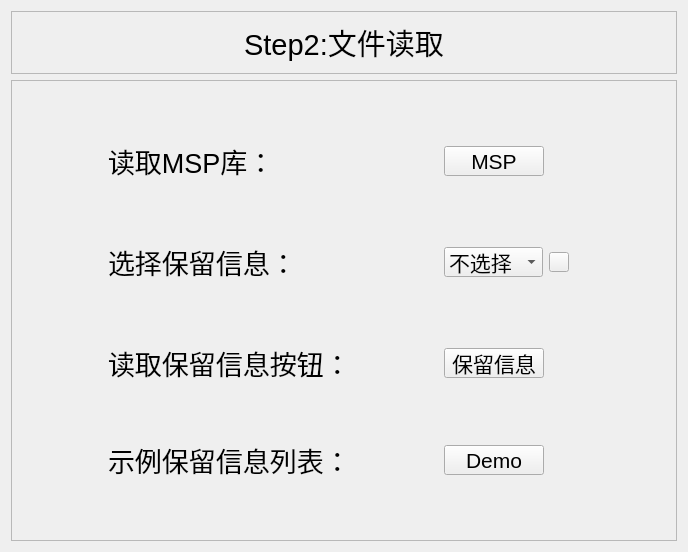
<?xml version="1.0" encoding="UTF-8"?>
<ui version="4.0">
 <class>Form</class>
 <widget class="QWidget" name="Form">
  <property name="geometry">
   <rect>
    <x>0</x>
    <y>0</y>
    <width>688</width>
    <height>552</height>
   </rect>
  </property>
  <property name="windowTitle">
   <string>Form</string>
  </property>
  <layout class="QGridLayout" name="gridLayout_2" rowstretch="1,10">
   <item row="0" column="0">
    <widget class="QFrame" name="frame">
     <property name="frameShape">
      <enum>QFrame::StyledPanel</enum>
     </property>
     <property name="frameShadow">
      <enum>QFrame::Raised</enum>
     </property>
     <layout class="QHBoxLayout" name="horizontalLayout">
      <item>
       <widget class="QLabel" name="label">
        <property name="sizePolicy">
         <sizepolicy hsizetype="Maximum" vsizetype="Preferred">
          <horstretch>0</horstretch>
          <verstretch>0</verstretch>
         </sizepolicy>
        </property>
        <property name="font">
         <font>
          <pointsize>22</pointsize>
          <weight>50</weight>
          <italic>false</italic>
          <bold>false</bold>
         </font>
        </property>
        <property name="styleSheet">
         <string notr="true">font: 22pt;</string>
        </property>
        <property name="text">
         <string>Step2:文件读取</string>
        </property>
       </widget>
      </item>
     </layout>
    </widget>
   </item>
   <item row="1" column="0">
    <widget class="QFrame" name="frame_2">
     <property name="frameShape">
      <enum>QFrame::StyledPanel</enum>
     </property>
     <property name="frameShadow">
      <enum>QFrame::Raised</enum>
     </property>
     <layout class="QGridLayout" name="gridLayout">
      <item row="0" column="0">
       <widget class="QLabel" name="label_3">
        <property name="sizePolicy">
         <sizepolicy hsizetype="Maximum" vsizetype="Preferred">
          <horstretch>0</horstretch>
          <verstretch>0</verstretch>
         </sizepolicy>
        </property>
        <property name="minimumSize">
         <size>
          <width>0</width>
          <height>0</height>
         </size>
        </property>
        <property name="maximumSize">
         <size>
          <width>16777215</width>
          <height>16777215</height>
         </size>
        </property>
        <property name="font">
         <font>
          <pointsize>20</pointsize>
          <weight>50</weight>
          <italic>false</italic>
          <bold>false</bold>
         </font>
        </property>
        <property name="styleSheet">
         <string notr="true">font: 20pt;</string>
        </property>
        <property name="text">
         <string>读取MSP库：</string>
        </property>
       </widget>
      </item>
      <item row="0" column="1">
       <widget class="QPushButton" name="pushButton">
        <property name="minimumSize">
         <size>
          <width>50</width>
          <height>30</height>
         </size>
        </property>
        <property name="maximumSize">
         <size>
          <width>100</width>
          <height>30</height>
         </size>
        </property>
        <property name="font">
         <font>
          <pointsize>16</pointsize>
          <weight>50</weight>
          <italic>false</italic>
          <bold>false</bold>
         </font>
        </property>
        <property name="styleSheet">
         <string notr="true">font: 16pt;</string>
        </property>
        <property name="text">
         <string>MSP</string>
        </property>
       </widget>
      </item>
      <item row="1" column="0">
       <widget class="QLabel" name="label_2">
        <property name="sizePolicy">
         <sizepolicy hsizetype="Maximum" vsizetype="Preferred">
          <horstretch>0</horstretch>
          <verstretch>0</verstretch>
         </sizepolicy>
        </property>
        <property name="minimumSize">
         <size>
          <width>0</width>
          <height>30</height>
         </size>
        </property>
        <property name="maximumSize">
         <size>
          <width>16777215</width>
          <height>30</height>
         </size>
        </property>
        <property name="font">
         <font>
          <pointsize>20</pointsize>
          <weight>50</weight>
          <italic>false</italic>
          <bold>false</bold>
         </font>
        </property>
        <property name="styleSheet">
         <string notr="true">font: 20pt;</string>
        </property>
        <property name="text">
         <string>选择保留信息：</string>
        </property>
       </widget>
      </item>
      <item row="1" column="1">
       <widget class="QWidget" name="widget" native="true">
        <layout class="QHBoxLayout" name="horizontalLayout_2">
         <property name="leftMargin">
          <number>0</number>
         </property>
         <item>
          <widget class="QComboBox" name="comboBox">
           <property name="minimumSize">
            <size>
             <width>50</width>
             <height>30</height>
            </size>
           </property>
           <property name="maximumSize">
            <size>
             <width>100</width>
             <height>30</height>
            </size>
           </property>
           <property name="font">
            <font>
             <pointsize>16</pointsize>
             <weight>50</weight>
             <italic>false</italic>
             <bold>false</bold>
            </font>
           </property>
           <property name="styleSheet">
            <string notr="true">font: 16pt;</string>
           </property>
           <property name="sizeAdjustPolicy">
            <enum>QComboBox::AdjustToContentsOnFirstShow</enum>
           </property>
           <property name="placeholderText">
            <string extracomment="1"/>
           </property>
           <item>
            <property name="text">
             <string>不选择</string>
            </property>
           </item>
           <item>
            <property name="text">
             <string>基于RT</string>
            </property>
           </item>
           <item>
            <property name="text">
             <string>基于RI</string>
            </property>
           </item>
          </widget>
         </item>
         <item>
          <widget class="QPushButton" name="pushButton_7">
           <property name="minimumSize">
            <size>
             <width>20</width>
             <height>20</height>
            </size>
           </property>
           <property name="maximumSize">
            <size>
             <width>20</width>
             <height>20</height>
            </size>
           </property>
           <property name="text">
            <string/>
           </property>
           <property name="icon">
            <iconset>
             <normaloff>C:/Users/86724/Desktop/R-C.jpg</normaloff>C:/Users/86724/Desktop/R-C.jpg</iconset>
           </property>
           <property name="iconSize">
            <size>
             <width>20</width>
             <height>20</height>
            </size>
           </property>
          </widget>
         </item>
        </layout>
       </widget>
      </item>
      <item row="2" column="0">
       <widget class="QLabel" name="label_4">
        <property name="font">
         <font>
          <pointsize>20</pointsize>
          <weight>50</weight>
          <italic>false</italic>
          <bold>false</bold>
         </font>
        </property>
        <property name="styleSheet">
         <string notr="true">font: 20pt;</string>
        </property>
        <property name="text">
         <string>读取保留信息按钮：</string>
        </property>
        <property name="wordWrap">
         <bool>true</bool>
        </property>
       </widget>
      </item>
      <item row="2" column="1">
       <widget class="QPushButton" name="pushButton_4">
        <property name="minimumSize">
         <size>
          <width>50</width>
          <height>30</height>
         </size>
        </property>
        <property name="maximumSize">
         <size>
          <width>100</width>
          <height>30</height>
         </size>
        </property>
        <property name="font">
         <font>
          <pointsize>16</pointsize>
          <weight>50</weight>
          <italic>false</italic>
          <bold>false</bold>
         </font>
        </property>
        <property name="styleSheet">
         <string notr="true">font: 16pt;</string>
        </property>
        <property name="text">
         <string>保留信息</string>
        </property>
       </widget>
      </item>
      <item row="3" column="0">
       <widget class="QLabel" name="label_5">
        <property name="font">
         <font>
          <pointsize>20</pointsize>
          <weight>50</weight>
          <italic>false</italic>
          <bold>false</bold>
         </font>
        </property>
        <property name="styleSheet">
         <string notr="true">font: 20pt;</string>
        </property>
        <property name="text">
         <string>示例保留信息列表：</string>
        </property>
        <property name="wordWrap">
         <bool>true</bool>
        </property>
       </widget>
      </item>
      <item row="3" column="1">
       <widget class="QPushButton" name="pushButton_2">
        <property name="minimumSize">
         <size>
          <width>50</width>
          <height>30</height>
         </size>
        </property>
        <property name="maximumSize">
         <size>
          <width>100</width>
          <height>30</height>
         </size>
        </property>
        <property name="font">
         <font>
          <pointsize>16</pointsize>
          <weight>50</weight>
          <italic>false</italic>
          <bold>false</bold>
         </font>
        </property>
        <property name="styleSheet">
         <string notr="true">font: 16pt;</string>
        </property>
        <property name="text">
         <string>Demo</string>
        </property>
       </widget>
      </item>
     </layout>
    </widget>
   </item>
  </layout>
 </widget>
 <resources/>
 <connections>
  <connection>
   <sender>pushButton_2</sender>
   <signal>clicked()</signal>
   <receiver>Form</receiver>
   <slot>demo()</slot>
   <hints>
    <hint type="sourcelabel">
     <x>551</x>
     <y>469</y>
    </hint>
    <hint type="destinationlabel">
     <x>780</x>
     <y>460</y>
    </hint>
   </hints>
  </connection>
  <connection>
   <sender>pushButton_7</sender>
   <signal>clicked()</signal>
   <receiver>Form</receiver>
   <slot>tooltip1()</slot>
   <hints>
    <hint type="sourcelabel">
     <x>563</x>
     <y>251</y>
    </hint>
    <hint type="destinationlabel">
     <x>825</x>
     <y>256</y>
    </hint>
   </hints>
  </connection>
 </connections>
 <slots>
  <slot>demo()</slot>
  <slot>tooltip1()</slot>
 </slots>
</ui>
